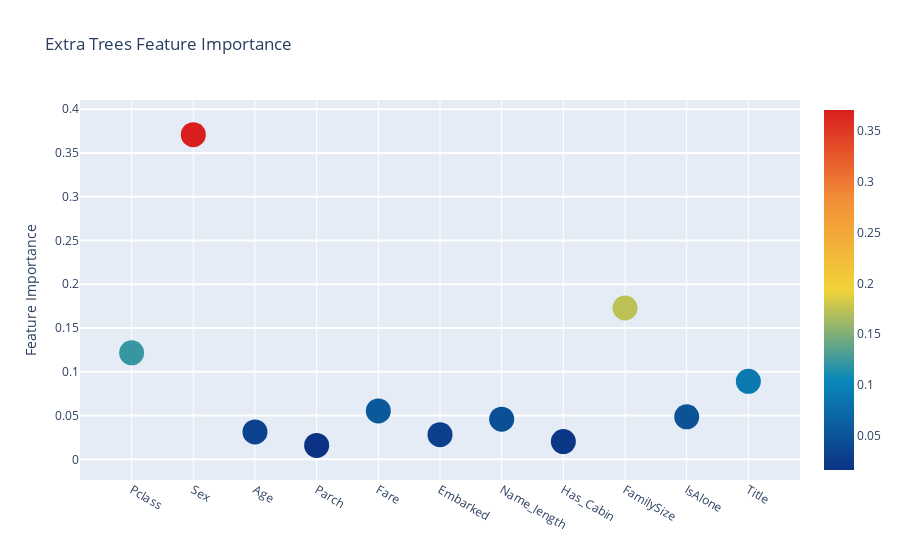

This figure's notebook cell:
### Code cell
trace = go.Scatter(
    y=feature_dataframe["Extra Trees feature importances"].values,
    x=feature_dataframe["features"].values, mode="markers",
    marker=dict(sizemode="diameter", sizeref=1, size=25,
               color=feature_dataframe["Extra Trees feature importances"].values,
               colorscale="Portland", showscale=True),
    text=feature_dataframe["features"].values)
data = [trace]

layout = go.Layout(
    autosize=True, title="Extra Trees Feature Importance", hovermode="closest",
    yaxis=dict(title="Feature Importance", ticklen=5, gridwidth=2), showlegend=False)
fig = go.Figure(data=data, layout=layout)
py.iplot(fig, filename="scatter2010")

### Figure 1 — Plotly figure (JSON) as saved in the notebook; plotly's stock layout.template omitted (floating-point values rounded to 4 significant figures)
{"data": [{"marker": {"color": [0.1217, 0.371, 0.0313, 0.01592, 0.05526, 0.02816, 0.0459, 0.0203, 0.1729, 0.04854, 0.0891], "colorscale": [[0, "rgb(12,51,131)"], [0.25, "rgb(10,136,186)"], [0.5, "rgb(242,211,56)"], [0.75, "rgb(242,143,56)"], [1, "rgb(217,30,30)"]], "showscale": true, "size": 25, "sizemode": "diameter", "sizeref": 1}, "mode": "markers", "text": ["Pclass", "Sex", "Age", "Parch", "Fare", "Embarked", "Name_length", "Has_Cabin", "FamilySize", "IsAlone", "Title"], "type": "scatter", "x": ["Pclass", "Sex", "Age", "Parch", "Fare", "Embarked", "Name_length", "Has_Cabin", "FamilySize", "IsAlone", "Title"], "y": [0.1217, 0.371, 0.0313, 0.01592, 0.05526, 0.02816, 0.0459, 0.0203, 0.1729, 0.04854, 0.0891]}], "layout": {"autosize": true, "hovermode": "closest", "showlegend": false, "title": {"text": "Extra Trees Feature Importance"}, "yaxis": {"gridwidth": 2, "ticklen": 5, "title": {"text": "Feature Importance"}}}}
